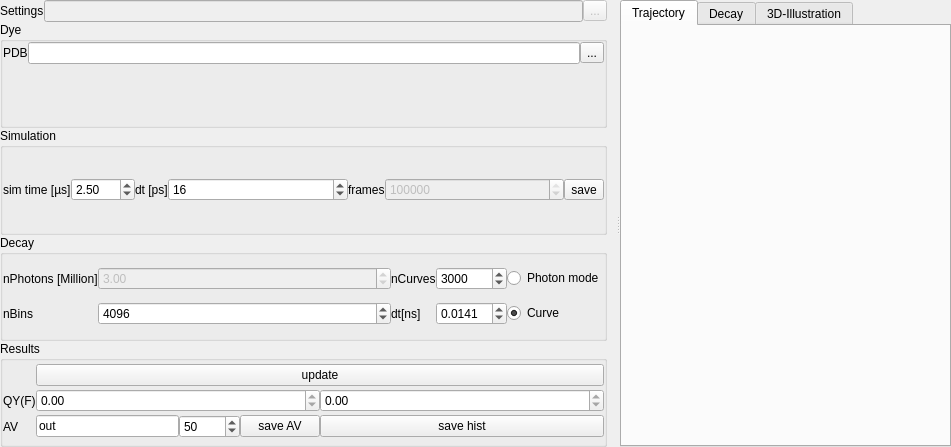
<?xml version="1.0" encoding="UTF-8"?>
<ui version="4.0">
 <class>Form</class>
 <widget class="QWidget" name="Form">
  <property name="geometry">
   <rect>
    <x>0</x>
    <y>0</y>
    <width>951</width>
    <height>447</height>
   </rect>
  </property>
  <property name="windowTitle">
   <string>Dye-quenching</string>
  </property>
  <property name="windowIcon">
   <iconset>
    <normaloff>:/icons/icons/dye-diffusion.ico</normaloff>:/icons/icons/dye-diffusion.ico</iconset>
  </property>
  <layout class="QVBoxLayout" name="verticalLayout_9">
   <property name="spacing">
    <number>0</number>
   </property>
   <property name="margin">
    <number>0</number>
   </property>
   <item>
    <widget class="QSplitter" name="splitter">
     <property name="orientation">
      <enum>Qt::Horizontal</enum>
     </property>
     <widget class="QScrollArea" name="scrollArea">
      <property name="sizePolicy">
       <sizepolicy hsizetype="Minimum" vsizetype="Expanding">
        <horstretch>0</horstretch>
        <verstretch>0</verstretch>
       </sizepolicy>
      </property>
      <property name="minimumSize">
       <size>
        <width>400</width>
        <height>0</height>
       </size>
      </property>
      <property name="frameShape">
       <enum>QFrame::NoFrame</enum>
      </property>
      <property name="frameShadow">
       <enum>QFrame::Raised</enum>
      </property>
      <property name="lineWidth">
       <number>0</number>
      </property>
      <property name="widgetResizable">
       <bool>true</bool>
      </property>
      <widget class="QWidget" name="scrollAreaWidgetContents_2">
       <property name="geometry">
        <rect>
         <x>0</x>
         <y>0</y>
         <width>616</width>
         <height>447</height>
        </rect>
       </property>
       <layout class="QVBoxLayout" name="verticalLayout">
        <property name="spacing">
         <number>0</number>
        </property>
        <property name="leftMargin">
         <number>0</number>
        </property>
        <property name="topMargin">
         <number>0</number>
        </property>
        <property name="bottomMargin">
         <number>0</number>
        </property>
        <item>
         <layout class="QHBoxLayout" name="horizontalLayout_5">
          <property name="spacing">
           <number>0</number>
          </property>
          <item>
           <widget class="QLabel" name="label_25">
            <property name="text">
             <string>Settings</string>
            </property>
           </widget>
          </item>
          <item>
           <widget class="QLineEdit" name="lineEdit_2">
            <property name="enabled">
             <bool>false</bool>
            </property>
           </widget>
          </item>
          <item>
           <widget class="QToolButton" name="toolButton">
            <property name="enabled">
             <bool>false</bool>
            </property>
            <property name="text">
             <string>...</string>
            </property>
           </widget>
          </item>
         </layout>
        </item>
        <item>
         <widget class="QGroupBox" name="groupBox">
          <property name="title">
           <string>Dye</string>
          </property>
          <layout class="QGridLayout" name="gridLayout">
           <property name="margin">
            <number>0</number>
           </property>
           <property name="spacing">
            <number>0</number>
           </property>
           <item row="1" column="1" rowspan="6">
            <layout class="QVBoxLayout" name="verticalLayout_14">
             <property name="spacing">
              <number>0</number>
             </property>
            </layout>
           </item>
           <item row="1" column="0" rowspan="6">
            <layout class="QVBoxLayout" name="verticalLayout_10">
             <property name="spacing">
              <number>0</number>
             </property>
            </layout>
           </item>
           <item row="0" column="0" colspan="2">
            <layout class="QHBoxLayout" name="horizontalLayout">
             <property name="spacing">
              <number>0</number>
             </property>
             <item>
              <widget class="QLabel" name="label_15">
               <property name="sizePolicy">
                <sizepolicy hsizetype="Fixed" vsizetype="Preferred">
                 <horstretch>0</horstretch>
                 <verstretch>0</verstretch>
                </sizepolicy>
               </property>
               <property name="text">
                <string>PDB</string>
               </property>
              </widget>
             </item>
             <item>
              <widget class="QLineEdit" name="lineEdit">
               <property name="readOnly">
                <bool>true</bool>
               </property>
              </widget>
             </item>
             <item>
              <widget class="QToolButton" name="toolButton_2">
               <property name="text">
                <string>...</string>
               </property>
              </widget>
             </item>
            </layout>
           </item>
          </layout>
         </widget>
        </item>
        <item>
         <layout class="QVBoxLayout" name="verticalLayout_13"/>
        </item>
        <item>
         <layout class="QVBoxLayout" name="verticalLayout_11">
          <property name="spacing">
           <number>0</number>
          </property>
         </layout>
        </item>
        <item>
         <widget class="QGroupBox" name="groupBox_2">
          <property name="title">
           <string>Simulation</string>
          </property>
          <property name="checkable">
           <bool>false</bool>
          </property>
          <layout class="QGridLayout" name="gridLayout_2">
           <property name="margin">
            <number>0</number>
           </property>
           <property name="spacing">
            <number>0</number>
           </property>
           <item row="0" column="7">
            <widget class="QSpinBox" name="spinBox">
             <property name="enabled">
              <bool>false</bool>
             </property>
             <property name="sizePolicy">
              <sizepolicy hsizetype="Expanding" vsizetype="Fixed">
               <horstretch>0</horstretch>
               <verstretch>0</verstretch>
              </sizepolicy>
             </property>
             <property name="maximum">
              <number>99999999</number>
             </property>
             <property name="value">
              <number>156250</number>
             </property>
            </widget>
           </item>
           <item row="0" column="1" colspan="2">
            <widget class="QDoubleSpinBox" name="doubleSpinBox_6">
             <property name="sizePolicy">
              <sizepolicy hsizetype="Expanding" vsizetype="Fixed">
               <horstretch>0</horstretch>
               <verstretch>0</verstretch>
              </sizepolicy>
             </property>
             <property name="maximum">
              <double>200.000000000000000</double>
             </property>
             <property name="value">
              <double>2.500000000000000</double>
             </property>
            </widget>
           </item>
           <item row="0" column="0">
            <widget class="QLabel" name="label_9">
             <property name="text">
              <string>sim time [µs]</string>
             </property>
            </widget>
           </item>
           <item row="0" column="5">
            <widget class="QDoubleSpinBox" name="doubleSpinBox_7">
             <property name="sizePolicy">
              <sizepolicy hsizetype="Expanding" vsizetype="Fixed">
               <horstretch>0</horstretch>
               <verstretch>0</verstretch>
              </sizepolicy>
             </property>
             <property name="decimals">
              <number>0</number>
             </property>
             <property name="value">
              <double>16.000000000000000</double>
             </property>
            </widget>
           </item>
           <item row="0" column="4">
            <widget class="QLabel" name="label_10">
             <property name="text">
              <string>dt [ps]</string>
             </property>
            </widget>
           </item>
           <item row="0" column="6">
            <widget class="QLabel" name="label_11">
             <property name="text">
              <string>frames</string>
             </property>
            </widget>
           </item>
           <item row="0" column="8">
            <widget class="QToolButton" name="toolButton_3">
             <property name="text">
              <string>save</string>
             </property>
            </widget>
           </item>
          </layout>
         </widget>
        </item>
        <item>
         <widget class="QGroupBox" name="groupBox_6">
          <property name="title">
           <string>Decay</string>
          </property>
          <layout class="QGridLayout" name="gridLayout_6">
           <property name="margin">
            <number>0</number>
           </property>
           <property name="spacing">
            <number>0</number>
           </property>
           <item row="1" column="2">
            <widget class="QSpinBox" name="spinBox_2">
             <property name="sizePolicy">
              <sizepolicy hsizetype="Expanding" vsizetype="Fixed">
               <horstretch>0</horstretch>
               <verstretch>0</verstretch>
              </sizepolicy>
             </property>
             <property name="maximum">
              <number>8192</number>
             </property>
             <property name="value">
              <number>4096</number>
             </property>
            </widget>
           </item>
           <item row="1" column="0" colspan="2">
            <widget class="QLabel" name="label_19">
             <property name="sizePolicy">
              <sizepolicy hsizetype="Fixed" vsizetype="Preferred">
               <horstretch>0</horstretch>
               <verstretch>0</verstretch>
              </sizepolicy>
             </property>
             <property name="text">
              <string>nBins</string>
             </property>
            </widget>
           </item>
           <item row="1" column="5">
            <widget class="QRadioButton" name="radioButton_4">
             <property name="text">
              <string>Curve</string>
             </property>
             <property name="checkable">
              <bool>true</bool>
             </property>
             <property name="checked">
              <bool>true</bool>
             </property>
            </widget>
           </item>
           <item row="0" column="2">
            <widget class="QDoubleSpinBox" name="doubleSpinBox_11">
             <property name="enabled">
              <bool>false</bool>
             </property>
             <property name="sizePolicy">
              <sizepolicy hsizetype="Expanding" vsizetype="Fixed">
               <horstretch>0</horstretch>
               <verstretch>0</verstretch>
              </sizepolicy>
             </property>
             <property name="singleStep">
              <double>0.250000000000000</double>
             </property>
             <property name="value">
              <double>3.000000000000000</double>
             </property>
            </widget>
           </item>
           <item row="0" column="0">
            <widget class="QLabel" name="label_17">
             <property name="text">
              <string>nPhotons [Million]</string>
             </property>
            </widget>
           </item>
           <item row="1" column="4">
            <widget class="QDoubleSpinBox" name="doubleSpinBox_18">
             <property name="decimals">
              <number>4</number>
             </property>
             <property name="value">
              <double>0.014100000000000</double>
             </property>
            </widget>
           </item>
           <item row="0" column="5">
            <widget class="QRadioButton" name="radioButton_3">
             <property name="text">
              <string>Photon mode</string>
             </property>
             <property name="checked">
              <bool>false</bool>
             </property>
            </widget>
           </item>
           <item row="1" column="3">
            <widget class="QLabel" name="label_21">
             <property name="sizePolicy">
              <sizepolicy hsizetype="Fixed" vsizetype="Preferred">
               <horstretch>0</horstretch>
               <verstretch>0</verstretch>
              </sizepolicy>
             </property>
             <property name="text">
              <string>dt[ns]</string>
             </property>
            </widget>
           </item>
           <item row="0" column="3">
            <widget class="QLabel" name="label">
             <property name="text">
              <string>nCurves</string>
             </property>
            </widget>
           </item>
           <item row="0" column="4">
            <widget class="QSpinBox" name="spinBox_4">
             <property name="minimum">
              <number>1</number>
             </property>
             <property name="maximum">
              <number>999999</number>
             </property>
             <property name="singleStep">
              <number>1000</number>
             </property>
             <property name="value">
              <number>3000</number>
             </property>
            </widget>
           </item>
          </layout>
         </widget>
        </item>
        <item>
         <widget class="QGroupBox" name="groupBox_7">
          <property name="title">
           <string>Results</string>
          </property>
          <layout class="QGridLayout" name="gridLayout_7">
           <property name="margin">
            <number>0</number>
           </property>
           <property name="spacing">
            <number>0</number>
           </property>
           <item row="1" column="0">
            <widget class="QLabel" name="label_20">
             <property name="sizePolicy">
              <sizepolicy hsizetype="Fixed" vsizetype="Preferred">
               <horstretch>0</horstretch>
               <verstretch>0</verstretch>
              </sizepolicy>
             </property>
             <property name="text">
              <string>QY(F)</string>
             </property>
            </widget>
           </item>
           <item row="1" column="2">
            <widget class="QDoubleSpinBox" name="doubleSpinBox_15">
             <property name="sizePolicy">
              <sizepolicy hsizetype="MinimumExpanding" vsizetype="Fixed">
               <horstretch>0</horstretch>
               <verstretch>0</verstretch>
              </sizepolicy>
             </property>
             <property name="toolTip">
              <string>The percentage of collided frames</string>
             </property>
             <property name="readOnly">
              <bool>true</bool>
             </property>
             <property name="decimals">
              <number>2</number>
             </property>
            </widget>
           </item>
           <item row="1" column="1">
            <widget class="QDoubleSpinBox" name="doubleSpinBox_16">
             <property name="toolTip">
              <string>The quantum yield of the decay</string>
             </property>
             <property name="readOnly">
              <bool>true</bool>
             </property>
             <property name="maximum">
              <double>2.000000000000000</double>
             </property>
            </widget>
           </item>
           <item row="2" column="0">
            <widget class="QLabel" name="label_18">
             <property name="text">
              <string>AV</string>
             </property>
            </widget>
           </item>
           <item row="0" column="1" colspan="3">
            <widget class="QPushButton" name="pushButton_3">
             <property name="sizePolicy">
              <sizepolicy hsizetype="Minimum" vsizetype="Fixed">
               <horstretch>0</horstretch>
               <verstretch>0</verstretch>
              </sizepolicy>
             </property>
             <property name="text">
              <string>update</string>
             </property>
            </widget>
           </item>
           <item row="2" column="1">
            <layout class="QHBoxLayout" name="horizontalLayout_2">
             <property name="spacing">
              <number>0</number>
             </property>
             <item>
              <widget class="QLineEdit" name="lineEdit_5">
               <property name="text">
                <string>out</string>
               </property>
              </widget>
             </item>
             <item>
              <widget class="QSpinBox" name="spinBox_3">
               <property name="toolTip">
                <string>Skip every x'th frame in the trajectory (save space for saving)</string>
               </property>
               <property name="maximum">
                <number>99999</number>
               </property>
               <property name="value">
                <number>50</number>
               </property>
              </widget>
             </item>
             <item>
              <widget class="QPushButton" name="pushButton_5">
               <property name="text">
                <string>save AV</string>
               </property>
              </widget>
             </item>
            </layout>
           </item>
           <item row="2" column="2">
            <widget class="QPushButton" name="pushButton_4">
             <property name="text">
              <string>save hist</string>
             </property>
            </widget>
           </item>
          </layout>
         </widget>
        </item>
       </layout>
      </widget>
     </widget>
     <widget class="QTabWidget" name="tabWidget">
      <property name="currentIndex">
       <number>0</number>
      </property>
      <widget class="QWidget" name="tab">
       <attribute name="title">
        <string>Trajectory</string>
       </attribute>
       <layout class="QVBoxLayout" name="verticalLayout_7">
        <property name="spacing">
         <number>0</number>
        </property>
        <property name="margin">
         <number>0</number>
        </property>
        <item>
         <layout class="QVBoxLayout" name="verticalLayout_6">
          <property name="spacing">
           <number>0</number>
          </property>
         </layout>
        </item>
       </layout>
      </widget>
      <widget class="QWidget" name="tab_3">
       <attribute name="title">
        <string>Decay</string>
       </attribute>
       <layout class="QVBoxLayout" name="verticalLayout_3">
        <property name="spacing">
         <number>0</number>
        </property>
        <property name="margin">
         <number>0</number>
        </property>
        <item>
         <layout class="QVBoxLayout" name="verticalLayout_2">
          <property name="spacing">
           <number>0</number>
          </property>
         </layout>
        </item>
       </layout>
      </widget>
      <widget class="QWidget" name="tab_2">
       <attribute name="title">
        <string>3D-Illustration</string>
       </attribute>
       <layout class="QVBoxLayout" name="verticalLayout_5">
        <property name="spacing">
         <number>0</number>
        </property>
        <property name="margin">
         <number>0</number>
        </property>
        <item>
         <layout class="QVBoxLayout" name="verticalLayout_4">
          <property name="spacing">
           <number>0</number>
          </property>
         </layout>
        </item>
       </layout>
      </widget>
     </widget>
    </widget>
   </item>
  </layout>
  <action name="actionSave_histogram">
   <property name="text">
    <string>Save histogram</string>
   </property>
  </action>
  <action name="actionUpdate_all">
   <property name="text">
    <string>Update all</string>
   </property>
  </action>
  <action name="actionSave_AV">
   <property name="text">
    <string>Save AV</string>
   </property>
  </action>
  <action name="actionLoad_PDB">
   <property name="text">
    <string>Load PDB</string>
   </property>
  </action>
  <action name="actionLoad_settings">
   <property name="text">
    <string>Load settings</string>
   </property>
  </action>
  <action name="actionSave_trajectory">
   <property name="text">
    <string>Save trajectory</string>
   </property>
  </action>
 </widget>
 <resources>
  <include location="rescource.qrc"/>
 </resources>
 <connections>
  <connection>
   <sender>pushButton_5</sender>
   <signal>clicked()</signal>
   <receiver>actionSave_AV</receiver>
   <slot>trigger()</slot>
   <hints>
    <hint type="sourcelabel">
     <x>403</x>
     <y>430</y>
    </hint>
    <hint type="destinationlabel">
     <x>-1</x>
     <y>-1</y>
    </hint>
   </hints>
  </connection>
  <connection>
   <sender>pushButton_3</sender>
   <signal>clicked()</signal>
   <receiver>actionUpdate_all</receiver>
   <slot>trigger()</slot>
   <hints>
    <hint type="sourcelabel">
     <x>403</x>
     <y>407</y>
    </hint>
    <hint type="destinationlabel">
     <x>-1</x>
     <y>-1</y>
    </hint>
   </hints>
  </connection>
  <connection>
   <sender>radioButton_3</sender>
   <signal>toggled(bool)</signal>
   <receiver>doubleSpinBox_11</receiver>
   <slot>setEnabled(bool)</slot>
   <hints>
    <hint type="sourcelabel">
     <x>333</x>
     <y>493</y>
    </hint>
    <hint type="destinationlabel">
     <x>140</x>
     <y>493</y>
    </hint>
   </hints>
  </connection>
  <connection>
   <sender>radioButton_3</sender>
   <signal>toggled(bool)</signal>
   <receiver>spinBox_4</receiver>
   <slot>setDisabled(bool)</slot>
   <hints>
    <hint type="sourcelabel">
     <x>333</x>
     <y>493</y>
    </hint>
    <hint type="destinationlabel">
     <x>258</x>
     <y>493</y>
    </hint>
   </hints>
  </connection>
  <connection>
   <sender>toolButton_2</sender>
   <signal>clicked()</signal>
   <receiver>actionLoad_PDB</receiver>
   <slot>trigger()</slot>
   <hints>
    <hint type="sourcelabel">
     <x>479</x>
     <y>46</y>
    </hint>
    <hint type="destinationlabel">
     <x>-1</x>
     <y>-1</y>
    </hint>
   </hints>
  </connection>
  <connection>
   <sender>toolButton</sender>
   <signal>clicked()</signal>
   <receiver>actionLoad_settings</receiver>
   <slot>trigger()</slot>
   <hints>
    <hint type="sourcelabel">
     <x>479</x>
     <y>21</y>
    </hint>
    <hint type="destinationlabel">
     <x>-1</x>
     <y>-1</y>
    </hint>
   </hints>
  </connection>
  <connection>
   <sender>toolButton_3</sender>
   <signal>clicked()</signal>
   <receiver>actionSave_trajectory</receiver>
   <slot>trigger()</slot>
   <hints>
    <hint type="sourcelabel">
     <x>617</x>
     <y>341</y>
    </hint>
    <hint type="destinationlabel">
     <x>-1</x>
     <y>-1</y>
    </hint>
   </hints>
  </connection>
 </connections>
</ui>
